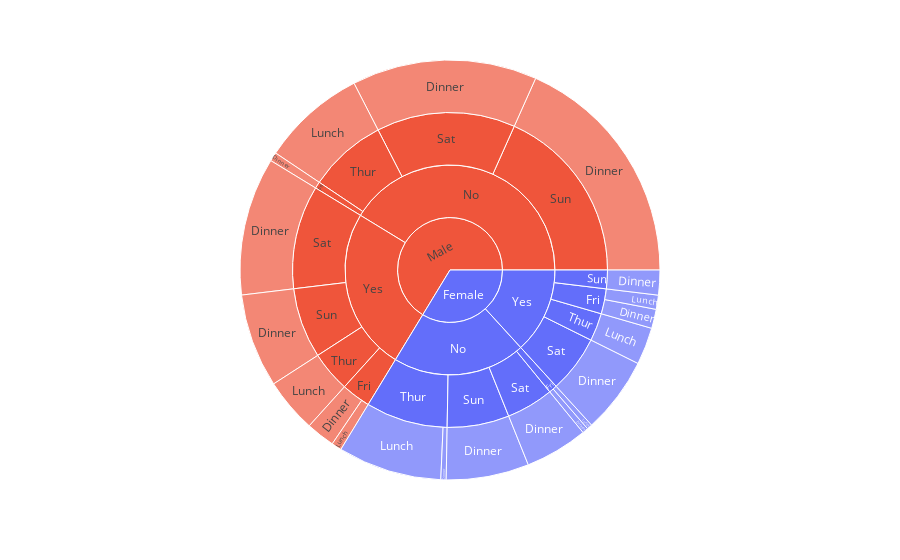

Here is the notebook cell this chart was saved with:
### Code cell
import plotly.express as px
import seaborn as sns

# Convert categorical columns to string to avoid TypeError
tips_sunburst = tips.copy()
for col in ['sex', 'smoker', 'day', 'time']:
    tips_sunburst[col] = tips_sunburst[col].astype(str)

fig1 = px.sunburst(
    tips_sunburst, 
    path=['sex', 'smoker', 'day', 'time'], 
    values='tip',
    color='sex',
    hover_data=['tip', 'day', 'time']
)

fig1.show()

### Figure 1 — Plotly figure (JSON) as saved in the notebook; plotly's stock layout.template omitted (floating-point values rounded to 4 significant figures; data arrays with more than 128 entries replaced by an {"elided": "..."} marker saying what was removed)
{"data": [{"branchvalues": "total", "customdata": {"elided": "42x4 mixed values"}, "domain": {"x": [0, 1], "y": [0, 1]}, "hovertemplate": "labels=%{label}<br>tip=%{customdata[0]}<br>parent=%{parent}<br>id=%{id}<br>day=%{customdata[1]}<br>time=%{customdata[2]}<br>sex=%{customdata[3]}<extra></extra>", "ids": ["Female/No/Sun/Dinner", "Female/Yes", "Female/No", "Female/Yes/Thur", "Female/Yes/Sun", "Female/No/Fri", "Female/Yes/Fri", "Female/No/Thur", "Female/Yes/Sat", "Female/No/Sat", "Female", "Female/No/Thur/Dinner", "Female/No/Fri/Lunch", "Female/Yes/Fri/Lunch", "Female/Yes/Thur/Lunch", "Female/No/Sun", "Female/Yes/Sun/Dinner", "Female/No/Fri/Dinner", "Female/Yes/Fri/Dinner", "Female/No/Sat/Dinner", "Female/No/Thur/Lunch", "Female/Yes/Sat/Dinner", "Male/Yes/Fri/Lunch", "Male/No/Sun/Dinner", "Male/Yes", "Male/No", "Male/No/Sat/Dinner", "Male/Yes/Sun", "Male/Yes/Sat/Dinner", "Male/No/Thur/Lunch", "Male/Yes/Thur/Lunch", "Male/Yes/Fri", "Male/Yes/Sun/Dinner", "Male/Yes/Thur", "Male/No/Thur", "Male/Yes/Sat", "Male/Yes/Fri/Dinner", "Male/No/Sat", "Male/No/Sun", "Male/No/Fri/Dinner", "Male/No/Fri", "Male"], "labels": ["Dinner", "Yes", "No", "Thur", "Sun", "Fri", "Fri", "Thur", "Sat", "Sat", "Female", "Dinner", "Lunch", "Lunch", "Lunch", "Sun", "Dinner", "Dinner", "Dinner", "Dinner", "Lunch", "Dinner", "Lunch", "Dinner", "Yes", "No", "Dinner", "Sun", "Dinner", "Lunch", "Lunch", "Fri", "Dinner", "Thur", "Thur", "Sat", "Dinner", "Sat", "Sun", "Dinner", "Fri", "Male"], "marker": {"colors": ["#636efa", "#636efa", "#636efa", "#636efa", "#636efa", "#636efa", "#636efa", "#636efa", "#636efa", "#636efa", "#636efa", "#636efa", "#636efa", "#636efa", "#636efa", "#636efa", "#636efa", "#636efa", "#636efa", "#636efa", "#636efa", "#636efa", "#EF553B", "#EF553B", "#EF553B", "#EF553B", "#EF553B", "#EF553B", "#EF553B", "#EF553B", "#EF553B", "#EF553B", "#EF553B", "#EF553B", "#EF553B", "#EF553B", "#EF553B", "#EF553B", "#EF553B", "#EF553B", "#EF553B", "#EF553B"]}, "name": "", "parents": ["Female/No/Sun", "Female", "Female", "Female/Yes", "Female/Yes", "Female/No", "Female/Yes", "Female/No", "Female/Yes", "Female/No", "", "Female/No/Thur", "Female/No/Fri", "Female/Yes/Fri", "Female/Yes/Thur", "Female/No", "Female/Yes/Sun", "Female/No/Fri", "Female/Yes/Fri", "Female/No/Sat", "Female/No/Thur", "Female/Yes/Sat", "Male/Yes/Fri", "Male/No/Sun", "Male", "Male", "Male/No/Sat", "Male/Yes", "Male/Yes/Sat", "Male/No/Thur", "Male/Yes/Thur", "Male/Yes", "Male/Yes/Sun", "Male/Yes", "Male/No", "Male/Yes", "Male/Yes/Fri", "Male/No", "Male/No", "Male/No/Fri", "Male/No", ""], "type": "sunburst", "values": [46.61, 96.74, 149.8, 20.93, 14.0, 6.25, 18.78, 61.49, 43.03, 35.42, 246.5, 3.0, 3.0, 7.98, 20.93, 46.61, 14.0, 3.25, 10.8, 35.42, 58.49, 43.03, 5.7, 134.0, 183.1, 302.0, 104.2, 52.82, 77.74, 58.83, 30.58, 21.93, 52.82, 30.58, 58.83, 77.74, 16.23, 104.2, 134.0, 5.0, 5.0, 485.1]}], "layout": {"legend": {"tracegroupgap": 0}, "margin": {"t": 60}}}
